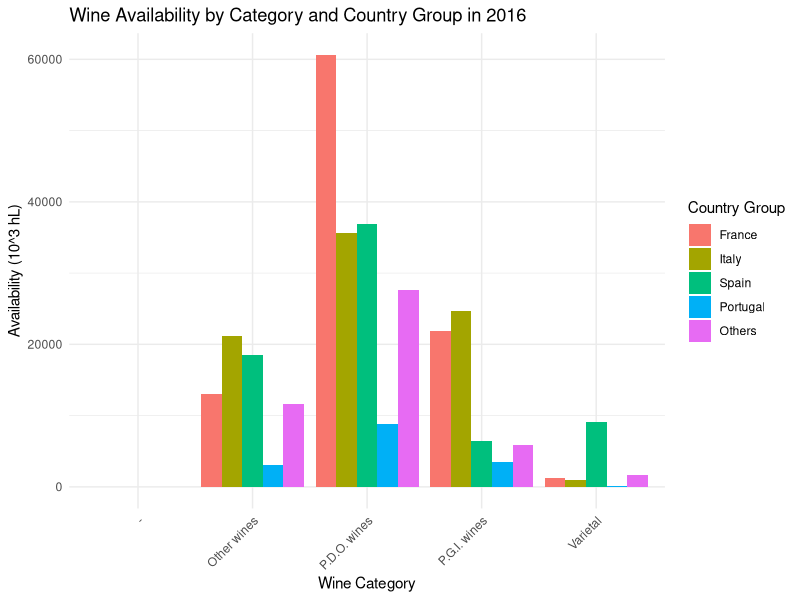

Here is the R script that generated this plot:
# INFO
## Contém dados desde 1997 até 2024
## Os dados incluem:
##          - quantidade de vinho em armazém antes da colheita (Opening Stock em 10^3 hL)
##          - quantidade de vinho produzido durante a colheita (Production em 10^3 hL)
##          - quantidade de vinho em armazém após a colheira   (Availability em 10^3 hL)

# EXERCÍCIO
## Eliminar todas as observações que não incluem a variável Category
## Eliminar todas as observações que a variável Product Group == Non-Vinified
## Pacote ggplot2
## Produzir gráfico de barras que permita comparar a distribuição da variável Availability
## Apenas em 2016
## Entre: France, Italy, Spain, Portugal e Others (agrupamento)

# SUBMISSÃO 
## PDF com uma página A4 que inclua o código e o gráfico produzido

#pacote ggplot2 e readxl
library(ggplot2)
library(readxl)

#ler o ficheiro
dados <- read_excel("pergunta02/wine_prod_EU.xlsx")

#remover observações com Category em falta ou Product Group == "Non-Vinified"
df_wine_cleaned <- subset(dados, !is.na(Category))
df_wine_cleaned <- subset(df_wine_cleaned, `Product Group` != "Non-Vinified")

#filtrar apenas o ano de 2016
df_2016 <- subset(df_wine_cleaned, Year == 2016)

#criar nova coluna para agrupar países
df_2016$Country_Group <- ifelse(df_2016$`Member State` == "France", "France",
                                 ifelse(df_2016$`Member State` == "Italy", "Italy",
                                        ifelse(df_2016$`Member State` == "Spain", "Spain",
                                               ifelse(df_2016$`Member State` == "Portugal", "Portugal", "Others"))))

#agrupar e somar Availability por CountryGroup
df_plot_data <- aggregate(Availability ~ Category + Country_Group, data = df_2016, FUN = sum, na.rm = TRUE)

df_plot_data$Country_Group <- factor(df_plot_data$Country_Group,
                                     levels = c("France", "Italy", "Spain", "Portugal", "Others"))

#criar gráfico de barras
wine_plot <- ggplot(df_plot_data, aes(x = Category, y = Availability, fill = Country_Group)) +
  geom_bar(stat = "identity", position = "dodge") +
  labs(
    title = "Wine Availability by Category and Country Group in 2016",
    x = "Wine Category",
    y = "Availability (10^3 hL)",
    fill = "Country Group"
  ) +
  theme_minimal() +
  theme(axis.text.x = element_text(angle = 45, hjust = 1)) # Roda as legendas do eixo X para melhor leitura

ggsave("pergunta02/grafico_vinho.png", width = 8, height = 5)